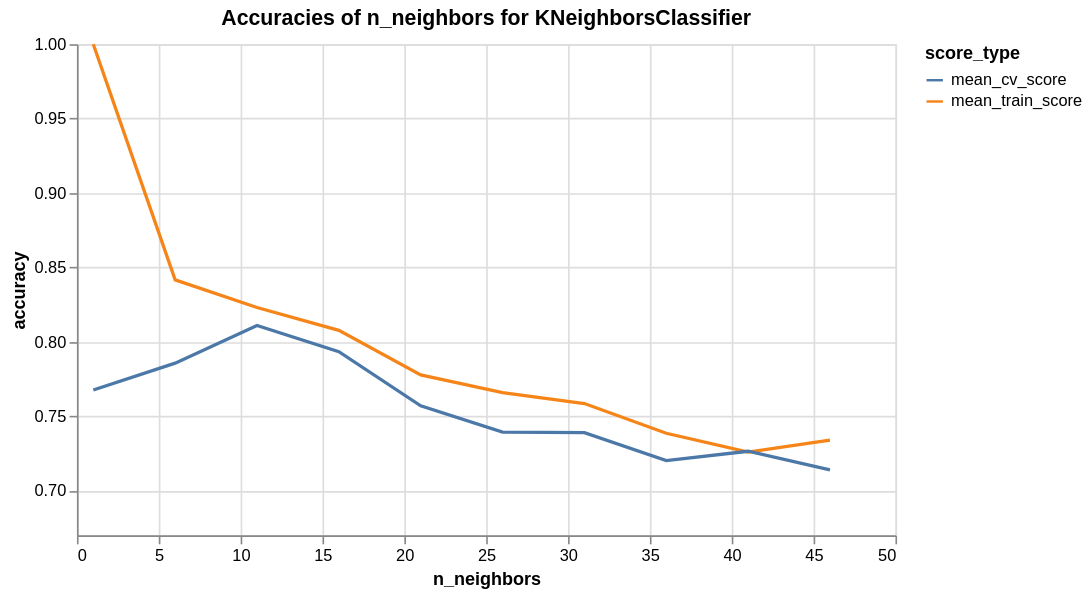

Here is the Vega-Lite specification saved for this chart:
### Vega-Lite specification from a JSON file in a GitHub repository (floating-point values rounded to 4 significant figures)
{"config": {"view": {"continuousWidth": 400, "continuousHeight": 300}}, "data": {"values": [{"n_neighbors": 1, "score_type": "mean_train_score", "accuracy": 1}, {"n_neighbors": 6, "score_type": "mean_train_score", "accuracy": 0.8417}, {"n_neighbors": 11, "score_type": "mean_train_score", "accuracy": 0.8231}, {"n_neighbors": 16, "score_type": "mean_train_score", "accuracy": 0.8077}, {"n_neighbors": 21, "score_type": "mean_train_score", "accuracy": 0.7778}, {"n_neighbors": 26, "score_type": "mean_train_score", "accuracy": 0.7659}, {"n_neighbors": 31, "score_type": "mean_train_score", "accuracy": 0.7585}, {"n_neighbors": 36, "score_type": "mean_train_score", "accuracy": 0.7386}, {"n_neighbors": 41, "score_type": "mean_train_score", "accuracy": 0.7259}, {"n_neighbors": 46, "score_type": "mean_train_score", "accuracy": 0.7339}, {"n_neighbors": 1, "score_type": "mean_cv_score", "accuracy": 0.7676}, {"n_neighbors": 6, "score_type": "mean_cv_score", "accuracy": 0.7857}, {"n_neighbors": 11, "score_type": "mean_cv_score", "accuracy": 0.811}, {"n_neighbors": 16, "score_type": "mean_cv_score", "accuracy": 0.7934}, {"n_neighbors": 21, "score_type": "mean_cv_score", "accuracy": 0.757}, {"n_neighbors": 26, "score_type": "mean_cv_score", "accuracy": 0.7393}, {"n_neighbors": 31, "score_type": "mean_cv_score", "accuracy": 0.739}, {"n_neighbors": 36, "score_type": "mean_cv_score", "accuracy": 0.7202}, {"n_neighbors": 41, "score_type": "mean_cv_score", "accuracy": 0.7265}, {"n_neighbors": 46, "score_type": "mean_cv_score", "accuracy": 0.714}]}, "mark": "line", "encoding": {"color": {"type": "nominal", "field": "score_type"}, "x": {"type": "quantitative", "field": "n_neighbors"}, "y": {"type": "quantitative", "field": "accuracy", "scale": {"domain": [0.67, 1]}}}, "height": 300, "title": "Accuracies of n_neighbors for KNeighborsClassifier", "width": 500, "$schema": "https://vega.github.io/schema/vega-lite/v5.json", "datasets": {"data-0a30ebbeafb719cb7f4a23a7432da33a": [{"n_neighbors": 1, "score_type": "mean_train_score", "accuracy": 1}, {"n_neighbors": 6, "score_type": "mean_train_score", "accuracy": 0.8417}, {"n_neighbors": 11, "score_type": "mean_train_score", "accuracy": 0.8231}, {"n_neighbors": 16, "score_type": "mean_train_score", "accuracy": 0.8077}, {"n_neighbors": 21, "score_type": "mean_train_score", "accuracy": 0.7778}, {"n_neighbors": 26, "score_type": "mean_train_score", "accuracy": 0.7659}, {"n_neighbors": 31, "score_type": "mean_train_score", "accuracy": 0.7585}, {"n_neighbors": 36, "score_type": "mean_train_score", "accuracy": 0.7386}, {"n_neighbors": 41, "score_type": "mean_train_score", "accuracy": 0.7259}, {"n_neighbors": 46, "score_type": "mean_train_score", "accuracy": 0.7339}, {"n_neighbors": 1, "score_type": "mean_cv_score", "accuracy": 0.7676}, {"n_neighbors": 6, "score_type": "mean_cv_score", "accuracy": 0.7857}, {"n_neighbors": 11, "score_type": "mean_cv_score", "accuracy": 0.811}, {"n_neighbors": 16, "score_type": "mean_cv_score", "accuracy": 0.7934}, {"n_neighbors": 21, "score_type": "mean_cv_score", "accuracy": 0.757}, {"n_neighbors": 26, "score_type": "mean_cv_score", "accuracy": 0.7393}, {"n_neighbors": 31, "score_type": "mean_cv_score", "accuracy": 0.739}, {"n_neighbors": 36, "score_type": "mean_cv_score", "accuracy": 0.7202}, {"n_neighbors": 41, "score_type": "mean_cv_score", "accuracy": 0.7265}, {"n_neighbors": 46, "score_type": "mean_cv_score", "accuracy": 0.714}]}}
